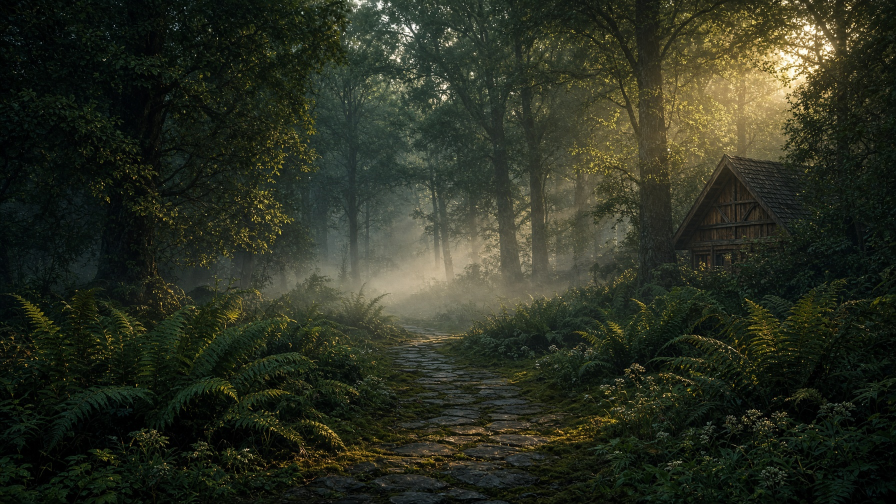
#> input picture artifacts/imagine_images/7ec963a0-dc82-40e5-8be8-4d18116f3427.jpg, 1792 x 1008 px, found by its file name (shown at 1/2 size)
$ python compose-og.py
#> lines starting #> are read from the running program, lines starting #| are printed output that depends on the picture
#!/usr/bin/env python3
"""Compose the GartenArt OG share card from the real logo + garden scene."""
from __future__ import annotations

from pathlib import Path

import numpy as np
from PIL import Image, ImageDraw, ImageFilter, ImageFont

ROOT = Path("/workspace")
BG_PATH = ROOT / "artifacts/imagine_images/7ec963a0-dc82-40e5-8be8-4d18116f3427.jpg"
LOGO_PATH = ROOT / "public/brand/logo.png"
FONT_DISPLAY = ROOT / ".grok/fonts/CormorantGaramond-Bold.ttf"
FONT_SANS = Path("/usr/share/fonts/truetype/liberation/LiberationSans-Regular.ttf")
OUT_RAW = ROOT / ".grok/og-raw.jpg"

FOREST = (0x14, 0x28, 0x1C)
CREAM = (0xF3, 0xEF, 0xE4)
GOLD = (0xC4, 0xA3, 0x5A)

W, H = 1792, 1008


def cover_resize(im: Image.Image, size: tuple[int, int]) -> Image.Image:
#> called with size = (1792, 1008)
    tw, th = size
#> tw = 1792; th = 1008
    s = max(tw / im.width, th / im.height)
#> s = 1
    nw, nh = int(round(im.width * s)), int(round(im.height * s))
#> nw = 1792; nh = 1008
    im = im.resize((nw, nh), Image.Resampling.LANCZOS)
#> im is the input picture: PIL image 1792x1008 RGB; mean R, G, B 43.1, 47.3, 33.1
    left = (nw - tw) // 2
#> left = 0
    top = (nh - th) // 2
#> top = 0
    return im.crop((left, top, left + tw, top + th))


def darken_scene(photo: Image.Image) -> Image.Image:
    arr = np.asarray(photo.convert("RGB"), dtype=np.float32)
    forest = np.array(FOREST, dtype=np.float32)
    blended = arr * 0.55 + forest * 0.45
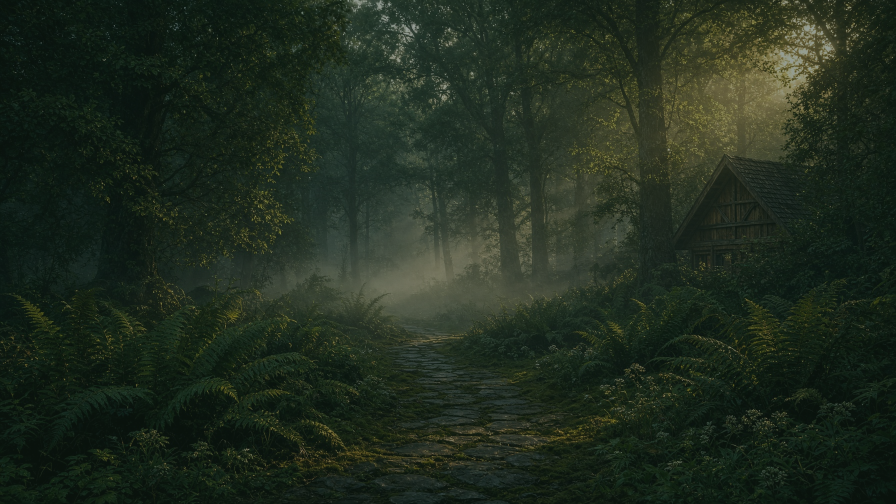
#> blended: shape (1008, 1792, 3) float32 (shown at 1/2 size); mean R, G, B 32.7, 44, 30.8
    h, w = blended.shape[:2]
#> h = 1008; w = 1792
    yy, xx = np.ogrid[:h, :w]
#> yy = 1008 values from 0 to 1007
    r = np.sqrt(((yy - h / 2) / (h * 0.70)) ** 2 + ((xx - w / 2) / (w * 0.56)) ** 2)
    center = np.clip(1.08 - r, 0, 1) ** 1.25
    dusk = blended * (1.0 - 0.32 * center[..., None])
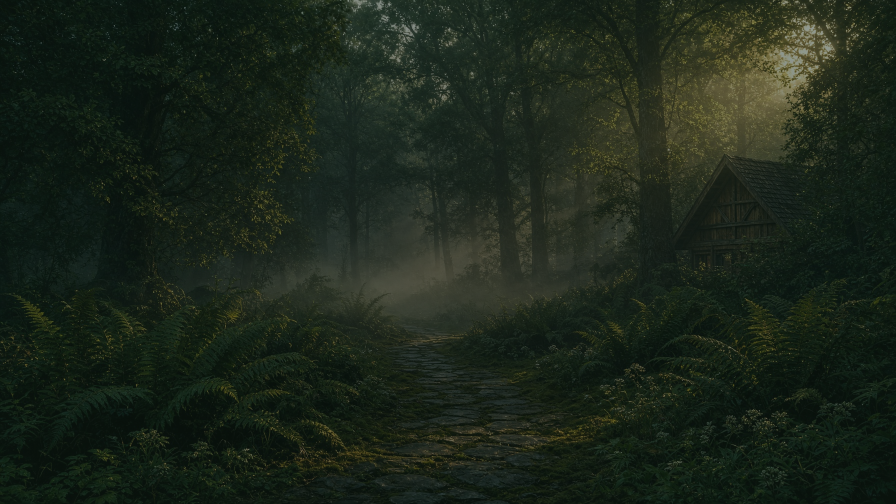
#> dusk: shape (1008, 1792, 3) float64 (shown at 1/2 size); mean R, G, B 27.8, 37.6, 26.2
    edge = np.clip((r - 0.78) / 0.50, 0, 1) ** 1.15
    dusk = dusk * (1.0 - 0.40 * edge[..., None])
    return Image.fromarray(np.clip(dusk, 0, 255).astype(np.uint8), "RGB")


def logo_badge() -> Image.Image:
    logo = Image.open(LOGO_PATH).convert("RGBA")
    a = np.asarray(logo)
    ys, xs = np.where(a[:, :, 3] > 10)
    bbox = (int(xs.min()), int(ys.min()), int(xs.max()) + 1, int(ys.max()) + 1)
    cropped = logo.crop(bbox)
    pad = 14
    size = (cropped.width + pad * 2, cropped.height + pad * 2)
    paper = Image.new("RGBA", size, CREAM + (255,))
    paper.alpha_composite(cropped, (pad, pad))
    return paper


def text_size(draw: ImageDraw.ImageDraw, text: str, font: ImageFont.FreeTypeFont) -> tuple[int, int]:
    box = draw.textbbox((0, 0), text, font=font)
    return box[2] - box[0], box[3] - box[1]


def draw_tracked(draw: ImageDraw.ImageDraw, text: str, xy: tuple[float, float], font, fill, tracking: float):
    x, y = xy
    for ch in text:
        draw.text((x, y), ch, font=font, fill=fill)
        x += draw.textlength(ch, font=font) + tracking


def main() -> None:
    bg = darken_scene(cover_resize(Image.open(BG_PATH), (W, H)))
    card = bg.convert("RGBA")

    badge = logo_badge()
    badge_h = 500
    badge_w = int(round(badge.width * (badge_h / badge.height)))
    badge = badge.resize((badge_w, badge_h), Image.Resampling.LANCZOS)

    scratch = ImageDraw.Draw(Image.new("RGB", (8, 8)))
    t1, t2, tag = "GartenArt", "& BauProjekte", "GÄRTEN UND BAU IM HOCHTAUNUS"
    display = ImageFont.truetype(str(FONT_DISPLAY), 96)
    sub = ImageFont.truetype(str(FONT_DISPLAY), 58)
    sans = ImageFont.truetype(str(FONT_SANS), 24)
    w1, h1 = text_size(scratch, t1, display)
    w2, h2 = text_size(scratch, t2, sub)
    target = int(W * 0.46)
    scale = target / max(w1, w2)
    display = ImageFont.truetype(str(FONT_DISPLAY), max(56, int(96 * scale)))
    sub = ImageFont.truetype(str(FONT_DISPLAY), max(36, int(58 * scale)))
    w1, h1 = text_size(scratch, t1, display)
    w2, h2 = text_size(scratch, t2, sub)

    tracking = 5.0
    tag_w = sum(scratch.textlength(ch, font=sans) for ch in tag) + tracking * (len(tag) - 1)
    tag_h = text_size(scratch, tag, sans)[1]

    gap_logo_title = 22
    gap_lines = 0
    gap_tag = 22
    rule_h = 2
    lockup_h = badge_h + gap_logo_title + h1 + gap_lines + h2 + gap_tag + rule_h + 14 + tag_h
    top = int((H - lockup_h) / 2) - 6
    cx = W / 2

    layer = Image.new("RGBA", (W, H), (0, 0, 0, 0))
    shadow = Image.new("RGBA", (badge_w + 56, badge_h + 56), (0, 0, 0, 0))
    sd = ImageDraw.Draw(shadow)
    sd.rounded_rectangle((10, 16, badge_w + 44, badge_h + 44), radius=8, fill=(6, 10, 6, 150))
    shadow = shadow.filter(ImageFilter.GaussianBlur(16))
    bx = int(cx - badge_w / 2)
    by = top
    layer.alpha_composite(shadow, (bx - 28, by - 20))
    layer.alpha_composite(badge, (bx, by))

    draw = ImageDraw.Draw(layer)
    y = by + badge_h + gap_logo_title
    draw.text((cx - w1 / 2, y), t1, font=display, fill=CREAM + (255,))
    y += h1 + gap_lines
    draw.text((cx - w2 / 2, y), t2, font=sub, fill=GOLD + (255,))
    y += h2 + gap_tag
    rule_w = int(max(w1, w2) * 0.22)
    draw.rectangle((cx - rule_w / 2, y, cx + rule_w / 2, y + rule_h), fill=GOLD + (255,))
    y += rule_h + 14
    draw_tracked(draw, tag, (cx - tag_w / 2, y), sans, GOLD + (210,), tracking)

    frame = ImageDraw.Draw(layer)
    m = 40
    frame.rectangle((m, m, W - m - 1, H - m - 1), outline=GOLD + (130,), width=2)

    out = Image.alpha_composite(card, layer).convert("RGB")
    OUT_RAW.parent.mkdir(parents=True, exist_ok=True)
    out.save(OUT_RAW, "JPEG", quality=92, subsampling=1, optimize=True)
    print("wrote", OUT_RAW, out.size, OUT_RAW.stat().st_size // 1024, "KB")
    print("lockup", dict(top=top, badge=(badge_w, badge_h), title=(w1, h1), sub=(w2, h2), lockup_h=lockup_h, bottom=H - top - lockup_h))


if __name__ == "__main__":
#> (the run stopped early here; a loop or call above may not have finished)

$ run again, with artifacts/imagine_images/02d260a0-5608-44f9-aa5c-ad683abd7919.jpg copied over artifacts/imagine_images/7ec963a0-dc82-40e5-8be8-4d18116f3427.jpg
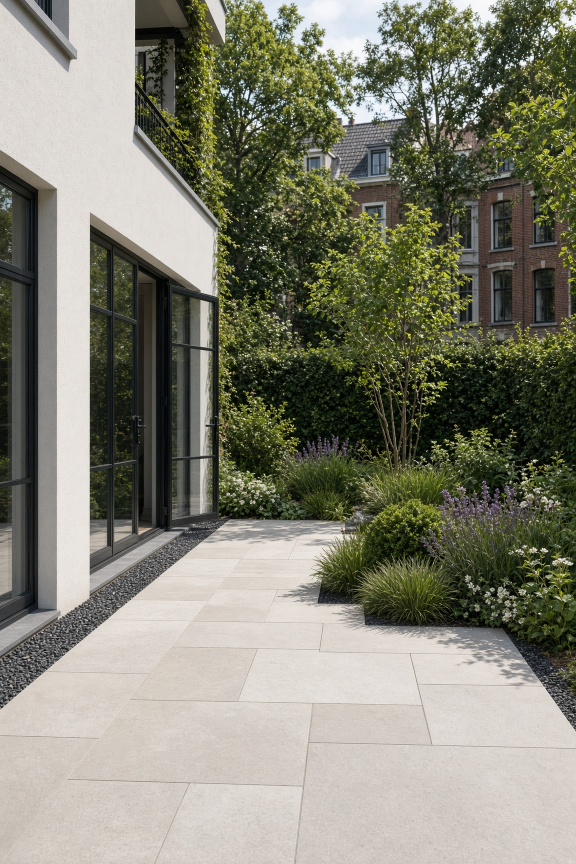
#> input picture artifacts/imagine_images/02d260a0-5608-44f9-aa5c-ad683abd7919.jpg, 1152 x 1728 px, found by its file name (shown at 1/2 size)
#> tw = 1792; th = 1008
#> s = 1.56
#> nw = 1792; nh = 2688
#> left = 0
#> top = 840
#> in cover_resize, `return im.crop((left, top, left + tw, top + th))`:
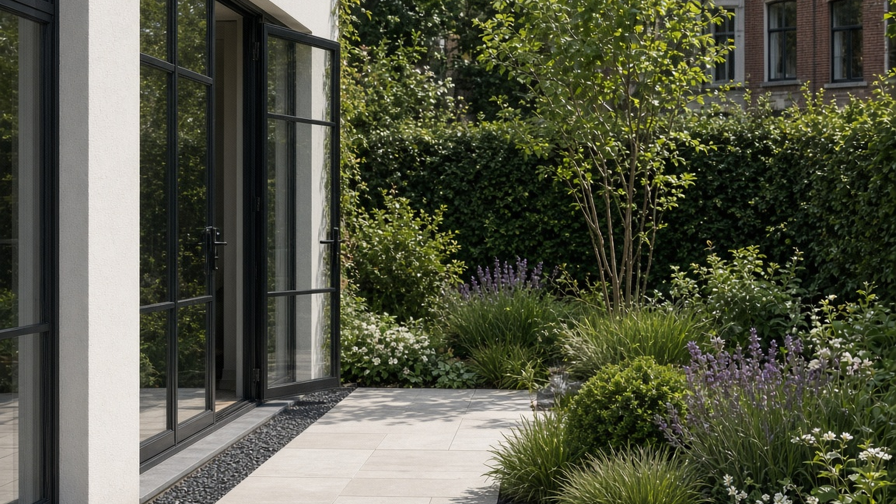
#> returned value: PIL image 1792x1008 RGB (shown at 1/2 size); mean R, G, B 83, 85.5, 67.1
#> in darken_scene, `dusk = blended * (1.0 - 0.32 * center[..., None])`:
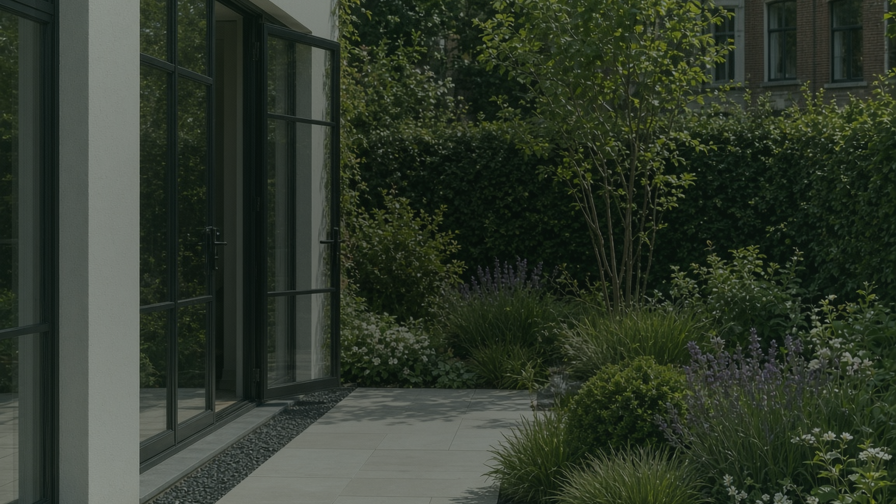
#> dusk: shape (1008, 1792, 3) float64 (shown at 1/2 size); mean R, G, B 48.2, 57.2, 43.7

$ run again, with artifacts/imagine_images/08a879df-3ace-4d6b-96fb-2ebd77515b67.jpg copied over artifacts/imagine_images/7ec963a0-dc82-40e5-8be8-4d18116f3427.jpg
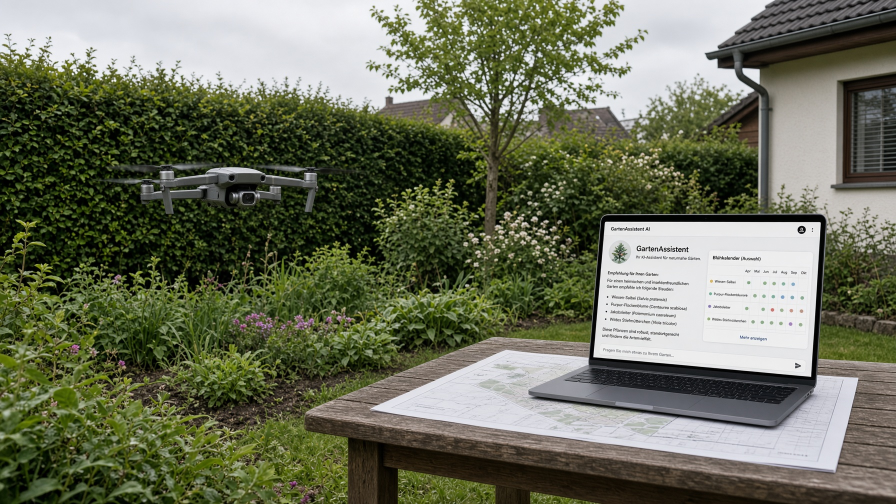
#> input picture artifacts/imagine_images/08a879df-3ace-4d6b-96fb-2ebd77515b67.jpg, 1792 x 1008 px, found by its file name (shown at 1/2 size)
#> tw = 1792; th = 1008
#> s = 1
#> nw = 1792; nh = 1008
#> in cover_resize, im is the input picture: PIL image 1792x1008 RGB; mean R, G, B 106.6, 110.6, 89.7
#> left = 0
#> in darken_scene, `blended = arr * 0.55 + forest * 0.45`:
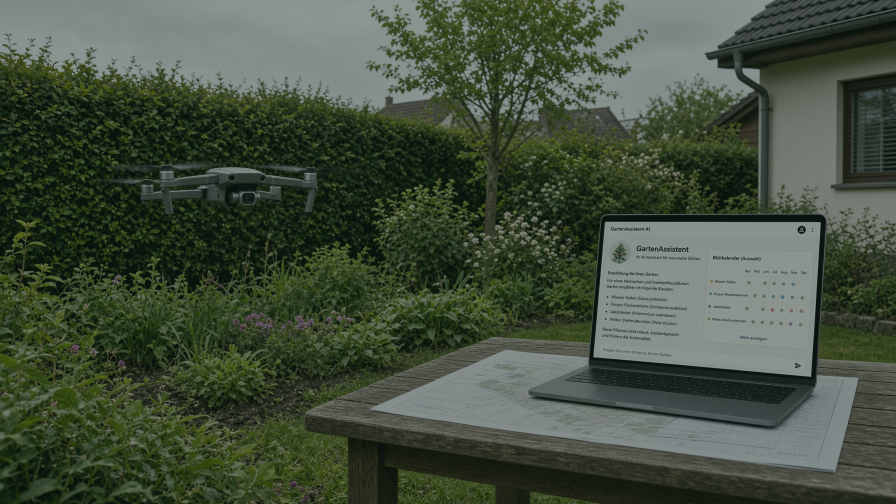
#> blended: shape (1008, 1792, 3) float32 (shown at 1/2 size); mean R, G, B 67.6, 78.9, 62
#> in darken_scene, `dusk = blended * (1.0 - 0.32 * center[..., None])`:
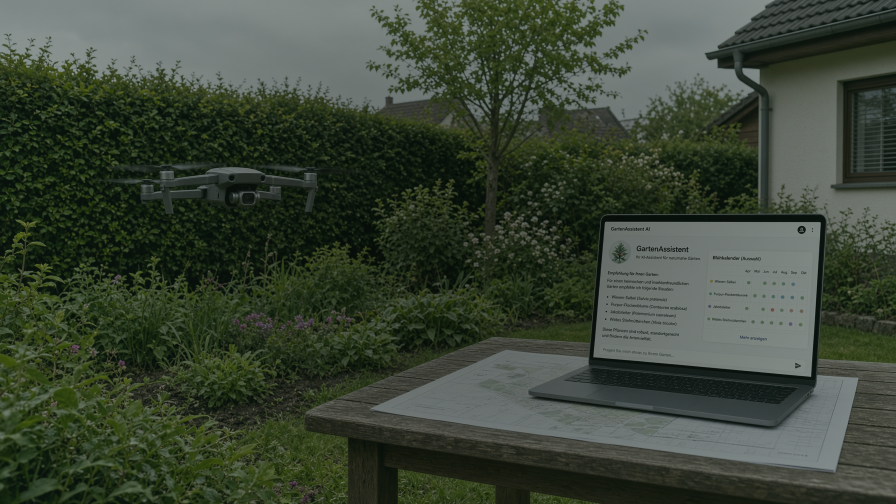
#> dusk: shape (1008, 1792, 3) float64 (shown at 1/2 size); mean R, G, B 59.5, 69.2, 54.6

$ run again, with artifacts/imagine_images/0eed5f7f-7ca7-4b6c-8fcd-ccde10e91ca0.jpg copied over artifacts/imagine_images/7ec963a0-dc82-40e5-8be8-4d18116f3427.jpg
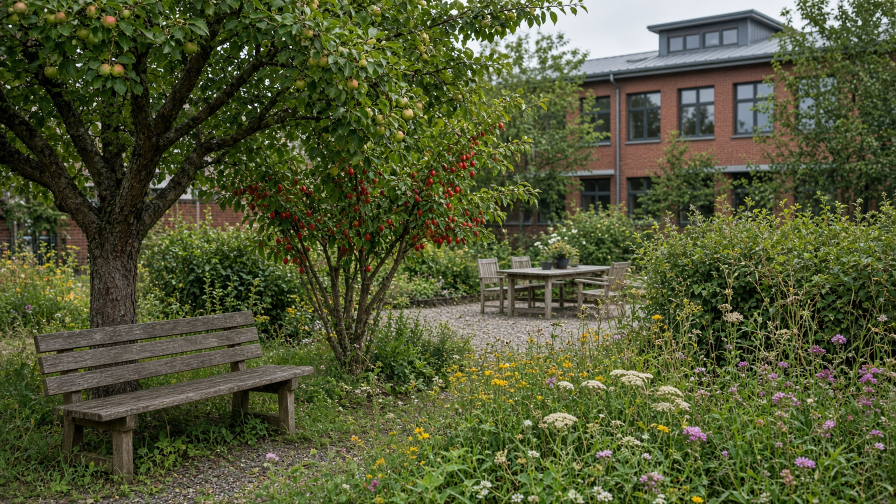
#> input picture artifacts/imagine_images/0eed5f7f-7ca7-4b6c-8fcd-ccde10e91ca0.jpg, 1792 x 1008 px, found by its file name (shown at 1/2 size)
#> tw = 1792; th = 1008
#> s = 1
#> nw = 1792; nh = 1008
#> in cover_resize, im is the input picture: PIL image 1792x1008 RGB; mean R, G, B 80.5, 86.9, 51.6
#> left = 0
#> in darken_scene, `blended = arr * 0.55 + forest * 0.45`:
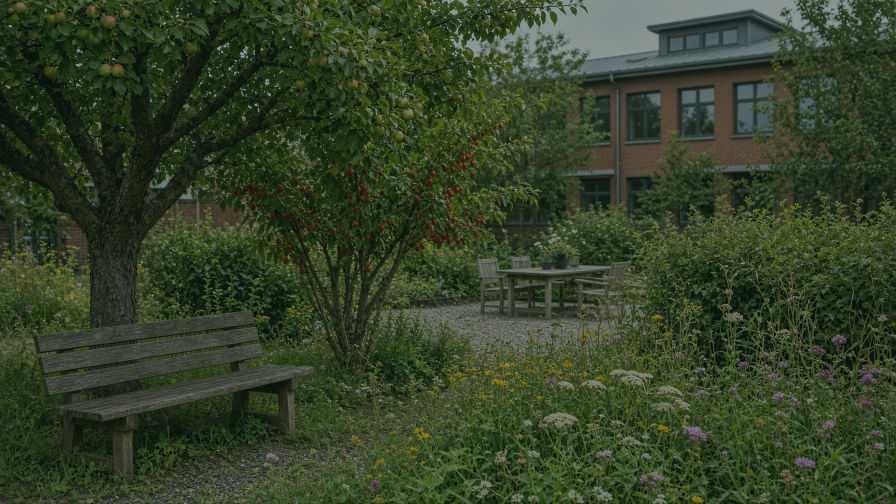
#> blended: shape (1008, 1792, 3) float32 (shown at 1/2 size); mean R, G, B 53.3, 65.8, 41
#> in darken_scene, `dusk = blended * (1.0 - 0.32 * center[..., None])`:
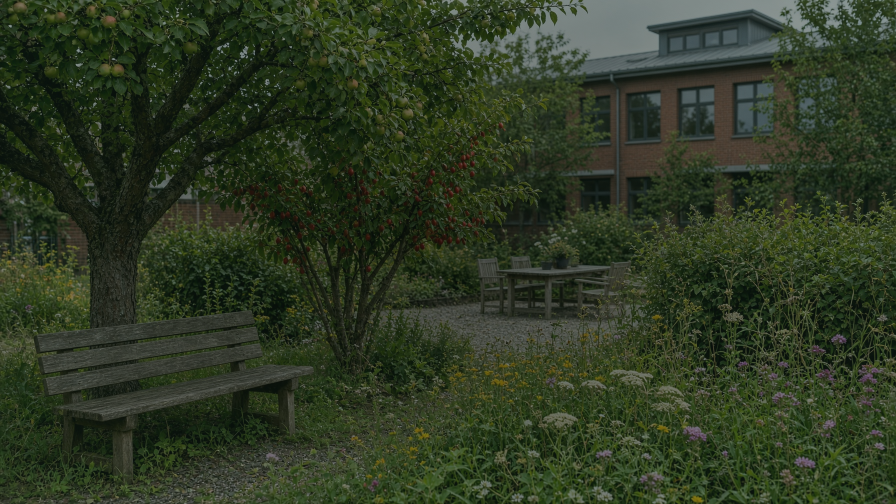
#> dusk: shape (1008, 1792, 3) float64 (shown at 1/2 size); mean R, G, B 46.4, 57.3, 35.8
